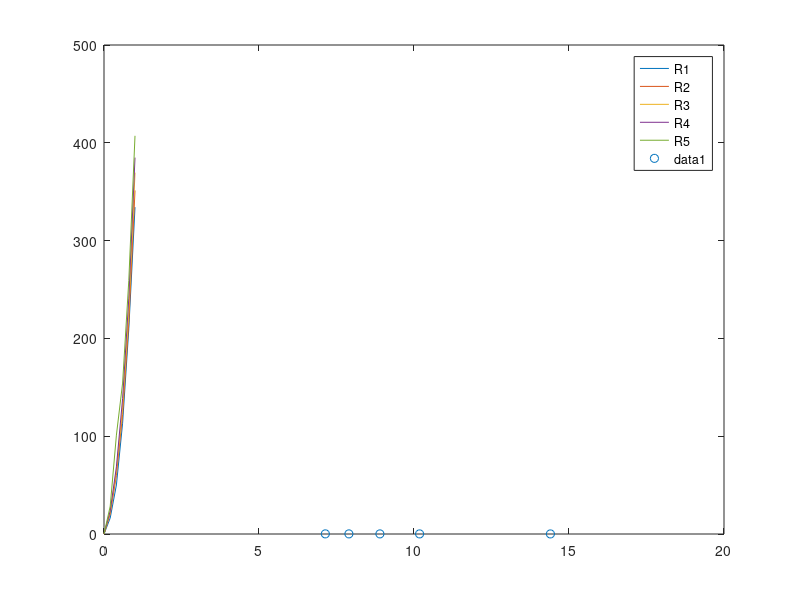
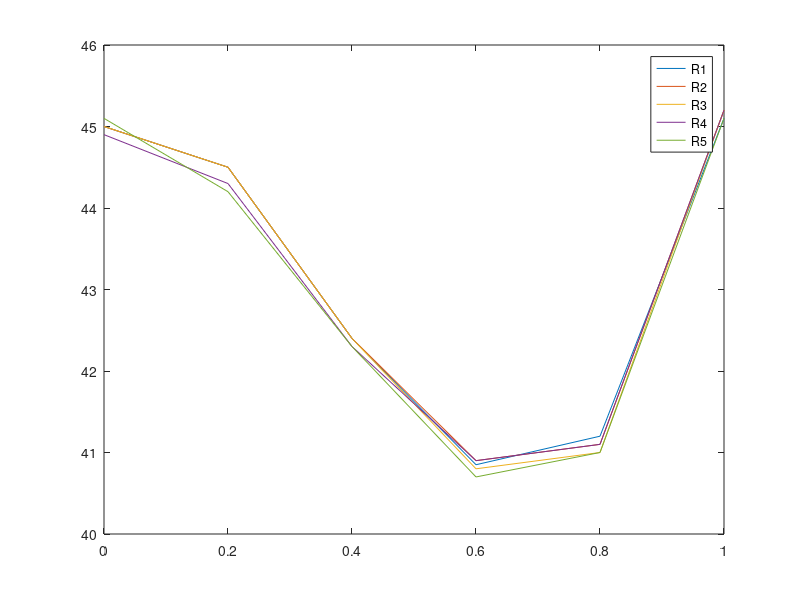

Write the MATLAB code that produced these figures, in order.
%% R1=7.14 R2=7.9 R3=8.9 R4=10.18 R5= 14.40]
% data is taken for ma=0:0.2:1;
R=[7.14 7.9 8.9 10.18 14.4];
ma= 0:0.2:1;
IphA_R1=  [0	0.875	1.53  2.3	 3.13	3.95 ];
       
IphA_R2=  [0	0.93	1.59  2.27	 3.02	3.85 ];
        
IphA_R3=  [0	0.91	1.55  2.2	 2.92	3.72 ];
     
IphA_R4= [0 	0.88	1.5   2.13	 2.81	3.55 ];
       
IphA_R5=  [0	0.81	1.53  1.89	 2.45	3.07 ];
 
%% 
figure();
plot(ma,3*IphA_R1.^2*R(1));
hold on;
plot(ma,3*IphA_R2.^2*R(2));
hold on;
plot(ma,3*IphA_R3.^2*R(3));
hold on;
plot(ma,3*IphA_R4.^2*R(4));
hold on;
plot(ma,3*IphA_R5.^2*R(5));
hold on;
legend("R1","R2","R3","R4","R5")

%% 
X= 5e-3*50*2*pi;
scatter(R,R./sqrt(X^2+R.^2)./sqrt(X^2+R.^2))
hold on;

%%

Vout_R1=  [45	44.5	42.4	40.85	41.2	45.1];
       
Vout_R2=  [45	44.5	42.4	40.9	41.1	45.2 ];
        
Vout_R3=  [45	44.5	42.4	40.8	41	    45.2 ];
     
Vout_R4=  [44.9	44.3	42.3	40.9	41.1	45.2];
       
Vout_R5=  [45.1	44.2	42.3	40.7	41	    45.1 ];
 
%%
figure();
plot(ma,Vout_R1);
hold on;
plot(ma,Vout_R2);
hold on;
plot(ma,Vout_R3);
hold on;
plot(ma,Vout_R4);
hold on;
plot(ma,Vout_R5);
hold on;
legend("R1","R2","R3","R4","R5")



  
